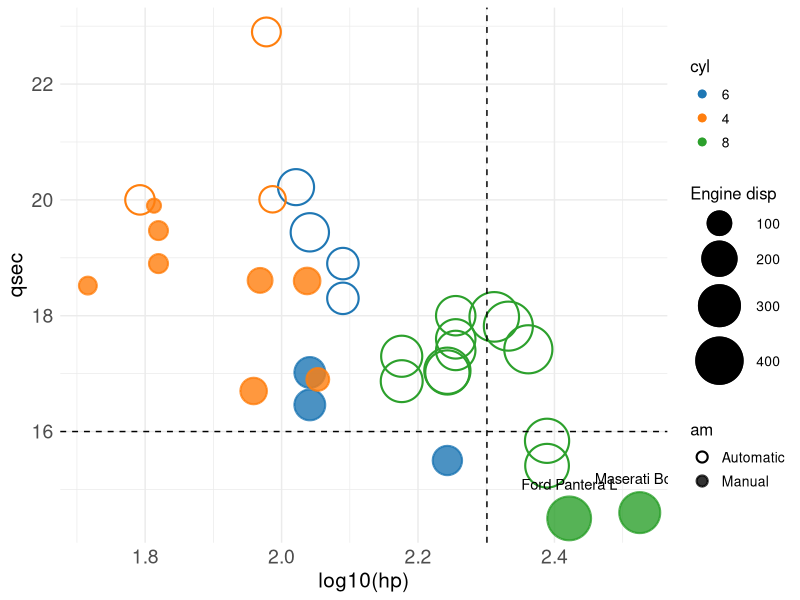
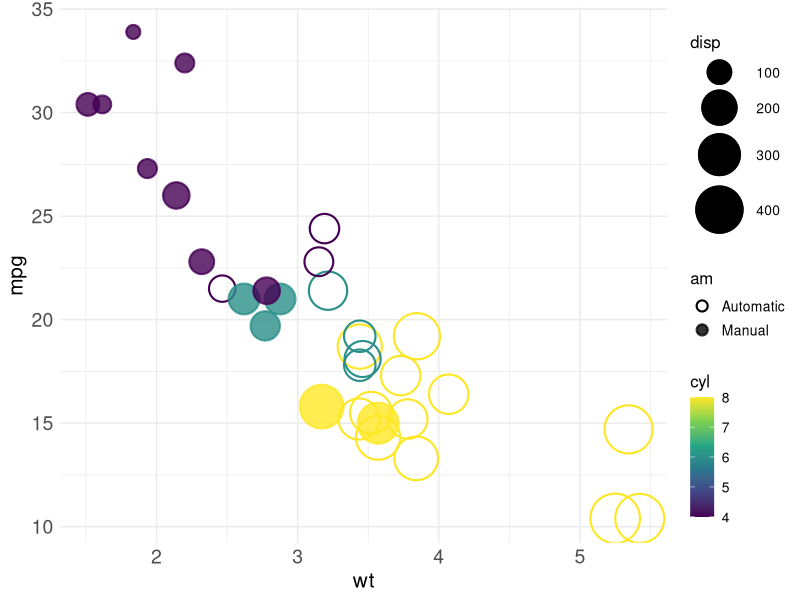

R code for these plots, in order:
# Genome Assembly Bubbles
# -----------------------
# by Diego De Panis
# ERGA Sequencing and Assembly Committee

# This R code will produce a plot like the one we did for the ERGA Pilot paper (Fig.4)
# doi.org/10.1038/s44185-024-00054-6

# The plot can be used to show relationships between multiple variables simultaneously:
# - Bubble Position (x, y coord)
# - Bubble Size
# - Bubble Colour (can be categorical or continuous)
# - Bubble Shape (filled/unfilled for binary categories)
#
# Required:
# - x_var: Numeric, x-axis. Can be log-transformed
# - y_var: Numeric, y-axis. Can be log-transformed
# - size_var: Numeric, bubble size
#
# Optional:
# - shape_var: Binary/dichotomic, for filled/unfilled bubbles
# - colour_var: Can be:
#     * Factor/character for categorical (assigns palette based on number of levels)
#     * Numeric for continuous colour gradient
# - label_var: Variable to use for labeling points when they meet conditions
#
# Also:
# - Default colours, but custom palettes can be specified
# - Reference lines can be added to both axes
# - Logarithmic transformation can be set
# - Legend titles and breaks can be custom
# - Point labels can be added based on custom conditions

library(tidyverse)
library(scales)
library(RColorBrewer)

GenomeAssemblyBubbles <- function(data,
                                 x_var,
                                 y_var,
                                 size_var,
                                 shape_var = NULL,
                                 colour_var = NULL,
                                 label_var = NULL,
                                 x_log = FALSE,
                                 y_log = FALSE,
                                 size_range = c(4, 16),
                                 size_breaks = waiver(),
                                 size_name = "Size",
                                 colour_palette = NULL,
                                 h_line = NULL,
                                 v_line = NULL,
                                 label_threshold_fn = NULL) {
  
  # Default palettes
  default_cat_palettes <- list(
    "2" = c("#1f77b4", "#ff7f0e"),
    "3" = c("#1f77b4", "#ff7f0e", "#2ca02c"),
    "4" = c("#1f77b4", "#ff7f0e", "#2ca02c", "#d62728"),
    "5" = c("#1f77b4", "#ff7f0e", "#2ca02c", "#d62728", "#9467bd"),
    "6+" = brewer.pal(8, "Set2")
  )
  
  default_continuous_palette <- "viridis"
  
  # Base mapping
  plot_mapping <- aes(
    x = if(x_log) log10(.data[[x_var]]) else .data[[x_var]],
    y = if(y_log) log10(.data[[y_var]]) else .data[[y_var]],
    size = .data[[size_var]],
    colour = if(!is.null(colour_var)) .data[[colour_var]] else NULL
  )
  
  # Add shape and fill if shape_var provided
  if (!is.null(shape_var)) {
    plot_mapping$shape <- as.name(shape_var)
    plot_mapping$fill <- as.name(colour_var)
  }
  
  # Base plot
  p <- ggplot(data, plot_mapping)
  
  # Add points with different parameters for filled/unfilled
  if (!is.null(shape_var)) {
    # Split data for different point types
    shape_col <- data[[shape_var]]
    levels_shape <- levels(shape_col)
    
    # For unfilled points
    unfilled_data <- data[shape_col == levels_shape[1], ]
    filled_data <- data[shape_col == levels_shape[2], ]
    
    p <- p + 
      geom_point(data = unfilled_data, stroke = 1.1) +
      geom_point(data = filled_data, alpha = 0.8, stroke = 1.1)
  } else {
    p <- p + geom_point(alpha = 0.8)
  }
  
  #Style
  p <- p + 
    theme_minimal() +
    theme(axis.text = element_text(size = 14),
          axis.title = element_text(size = 15),
          legend.position = "right",
          legend.title = element_text(size = 12),
          legend.text = element_text(size = 10))
  
  # Set scales
  if (!is.null(shape_var)) {
    p <- p + scale_shape_manual(
      values = c(1, 21),  # unfilled circle and filled circle with border
      guide = guide_legend(override.aes = list(
        fill = c("white", "black"),  # Make second point appear filled in legend
        size = 3
      ))
    )
  }
  
  # Set size scale
  p <- p + scale_size_continuous(
    range = size_range,
    breaks = size_breaks,
    name = size_name
  )
  
  if (!is.null(colour_var)) {
    # Check if colour variable is discrete or cont
    if (is.factor(data[[colour_var]]) || is.character(data[[colour_var]])) {
      # Get number of unique values
      unique_values <- unique(data[[colour_var]])
      n_categories <- length(unique_values)
      
      # Select default categorical palette based on categories
      if (is.null(colour_palette)) {
        if (n_categories <= 5) {
          colour_palette <- default_cat_palettes[[as.character(n_categories)]]
        } else {
          colour_palette <- default_cat_palettes[["6+"]][1:min(n_categories, 8)]
        }
      }
      
      # Apply categorical colours
      p <- p + scale_colour_manual(
        values = colour_palette,
        breaks = unique_values,
        name = colour_var
      )
      if (!is.null(shape_var)) {
        p <- p + scale_fill_manual(
          values = colour_palette,
          breaks = unique_values,
          name = colour_var
        )
      }
    } else {
      # Apply continuous colours
      if (is.null(colour_palette)) {
        # Use default cont palette
        p <- p + scale_colour_viridis_c(name = colour_var)
        if (!is.null(shape_var)) {
          p <- p + scale_fill_viridis_c(name = colour_var)
        }
      } else {
        # Use custom cont palette (if provided)
        p <- p + scale_colour_gradientn(colours = colour_palette, name = colour_var)
        if (!is.null(shape_var)) {
          p <- p + scale_fill_gradientn(colours = colour_palette, name = colour_var)
        }
      }
    }
  }
  
  # Add reference lines if set
  if (!is.null(h_line)) {
    p <- p + geom_hline(yintercept = h_line, linetype = "dashed", colour = "black")
  }
  if (!is.null(v_line)) {
    p <- p + geom_vline(xintercept = v_line, linetype = "dashed", colour = "black")
  }
  
  # Add labels if set
  if (!is.null(label_var) && !is.null(label_threshold_fn)) {
    label_data <- data[label_threshold_fn(data), ]
    p <- p + geom_text(
      data = label_data,
      aes(label = .data[[label_var]]),
      size = 3.75,
      show.legend = FALSE,
      nudge_y = 0.02,
      vjust = -2.5,
      colour = "black"
    )
  }
  
  # Format axis labels
  if (x_log) {
    p <- p + xlab(paste0("log10(", x_var, ")"))
  } else {
    p <- p + xlab(x_var)
  }
  if (y_log) {
    p <- p + ylab(paste0("log10(", y_var, ")"))
  } else {
    p <- p + ylab(y_var)
  }
  
  return(p)
}


# EXAMPLE using mtcars dataset
mtcars_test <- mtcars
mtcars_test$am <- as.factor(ifelse(mtcars_test$am == 0, "Automatic", "Manual"))
mtcars_test$car_name <- rownames(mtcars_test)


mtcars_test$cyl <- as.factor(mtcars_test$cyl)

showcase_plot1 <- GenomeAssemblyBubbles(
  data = mtcars_test,
  x_var = "hp",
  y_var = "qsec",
  size_var = "disp",
  shape_var = "am",
  colour_var = "cyl",
  label_var = "car_name",
  x_log = TRUE,
  y_log = FALSE,
  size_name = "Engine disp",
  size_breaks = seq(100, 500, by = 100),
  h_line = 16,
  v_line = log10(200),
  label_threshold_fn = function(data) {data$qsec < 15} # use {TRUE} for print all
)
print(showcase_plot1)


mtcars_test$cyl <- as.numeric(as.character(mtcars_test$cyl))
showcase_plot2 <- GenomeAssemblyBubbles(
  data = mtcars_test,
  x_var = "wt",
  y_var = "mpg",
  size_var = "disp",
  colour_var = "cyl",
  shape_var = "am",
  size_name = "disp",
  size_breaks = seq(100, 500, by = 100)
)
print(showcase_plot2)
